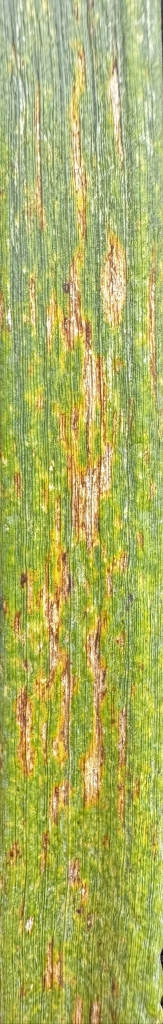
#> input picture app/samples/BLS_02.jpg, 326 x 2048 px (shown at 1/2 size); its folder holds only this picture in this run
$ python -i sam.py   (imports and definitions only)
#> lines starting #> are read from the running program, lines starting #| are printed output that depends on the picture
"""
Leaf finder for field photos (soil, other plants, hands around the leaf).

Port of the web app's segment.js: SlimSAM (compressed Segment Anything) via
ONNX Runtime, same model files, same 1024 px input and normalisation, same
mask post-processing (keep the part connected to the leaf point, fill holes).

Batch additions (the app relies on a person tapping instead):
  * the leaf point is moved from the image centre to the nearest leaf-coloured
    pixel (green / yellow / straw, not skin, not dark soil);
  * hands are found (large skin-coloured blobs entering from the photo edge)
    and given "not leaf" points, like tapping "- Not leaf" in the app.
"""
import os

import numpy as np
from PIL import Image
from scipy import ndimage as ndi

from .segment import fill_small_holes

SIZE = 1024
MEAN = np.array([0.485, 0.456, 0.406], np.float32)
STD = np.array([0.229, 0.224, 0.225], np.float32)
_ROOT = os.path.dirname(os.path.dirname(os.path.abspath(__file__)))
# SlimSAM files: next to this package, or (inside the GitHub repo) the web app's copy
_CANDIDATES = [os.path.join(_ROOT, "models", "slimsam"),
               os.path.join(os.path.dirname(_ROOT), "app", "models", "slimsam")]
MODEL_DIR = next((d for d in _CANDIDATES if os.path.exists(os.path.join(d, "vision_encoder_quantized.onnx"))), _CANDIDATES[0])

_sessions = None


# [13 lines left out: function _load, not called in this run]


def available():
    return all(os.path.exists(os.path.join(MODEL_DIR, f)) for f in
               ("vision_encoder_quantized.onnx", "prompt_encoder_mask_decoder_quantized.onnx"))


# [45 lines left out: functions embed, mask, not called in this run]


# ---------- batch helpers: where to put the points ----------

def skin_mask(rgb):
    """Classic RGB + YCrCb skin rule. Orange-tan lesions can pass it too, so it is
    only used for big blobs that enter from the photo edge (hands)."""
    f = rgb.astype(np.int32)
    r, g, b = f[..., 0], f[..., 1], f[..., 2]
    y = 0.299 * r + 0.587 * g + 0.114 * b
    cr = 128 + 0.5 * r - 0.4187 * g - 0.0813 * b
    cb = 128 - 0.1687 * r - 0.3313 * g + 0.5 * b
    rule = (r > 95) & (g > 40) & (b > 20) & (r > g) & (r > b) & (r - g > 15) & (np.maximum(np.maximum(r, g), b) - np.minimum(np.minimum(r, g), b) > 15)
    return rule & (cr >= 138) & (cr <= 175) & (cb >= 85) & (cb <= 130) & (y > 60)


def hand_blobs(rgb, min_frac=0.02):
    """Large skin-coloured regions that reach the photo edge -> list of bool masks.
    (Morphology trims the outermost pixels, so 'reaches the edge' = within a 2 % band.)"""
    sk = ndi.binary_opening(skin_mask(rgb), iterations=3)
    sk = ndi.binary_closing(sk, iterations=3)
    lab, n = ndi.label(sk)
    if n == 0:
        return []
    H, W = sk.shape
    b = max(4, round(min(H, W) * 0.02))
    band = np.concatenate([lab[:b].ravel(), lab[-b:].ravel(), lab[:, :b].ravel(), lab[:, -b:].ravel()])
    edge_labels = set(np.unique(band).tolist()) - {0}
    sizes = ndi.sum(sk, lab, index=np.arange(1, n + 1))
    out = []
    for l in sorted(edge_labels, key=lambda l: -sizes[l - 1])[:2]:   # at most two hands
        if sizes[l - 1] >= min_frac * H * W:
            out.append(ndi.binary_fill_holes(lab == l))
    return out


# [23 lines left out: functions leaf_colour, plant_tissue, not called in this run]


def sky_fraction(rgb):
    """Share of the photo that is blue sky in the top third (landscape / canopy shots)."""
    H = rgb.shape[0]
    top = rgb[: H // 3].astype(np.int32)
    r, g, b = top[..., 0], top[..., 1], top[..., 2]
    sky = (b > 140) & (b > r + 25) & (b >= g)
    return float(sky.sum()) / (rgb.shape[0] * rgb.shape[1])


# [126 lines left out: functions interior_point, choose_points, elongation, _decode_lowres, _grid, candidate_points and 1 more, not called in this run]


def segment_field(rgb):
    """Returns (mask or None, info). Encoder runs once; candidates are compared on
    the decoder's 256-grid output and only the winner is upsampled."""
    H, W = rgb.shape[:2]
    sky = sky_fraction(rgb)
    if sky > 0.04:   # landscape / canopy photo, no single leaf to score
        return np.zeros((H, W), bool), {"background": "field (SAM)", "hands": 0, "sky_pct": round(sky * 100, 1),
                                        "mask_frac": 0.0, "sam_iou": None, "elongation": 0.0, "points": ""}
    hands = hand_blobs(rgb)
    negs = [interior_point(hm) + (0,) for hm in hands]
    cands = candidate_points(rgb, hands)
    h = embed(rgb)
    gh, gw = max(1, round(H * h["k"] / 4)), max(1, round(W * h["k"] / 4))
    skin_g = _grid(skin_mask(rgb), gh, gw)
    plant_g = _grid(plant_tissue(rgb), gh, gw)
    hand_any = np.zeros((H, W), bool)
    for hm in hands:
        hand_any |= hm
    hand_ring_g = _grid(ndi.binary_dilation(hand_any, iterations=max(6, round(min(H, W) * 0.03))), gh, gw) if hands else None

    best = (0.0, None, None, {})
    for (x, y) in cands:
        pts = [(x, y, 1)] + negs
        lm, iou = _decode_lowres(h, pts)
        lab, n = ndi.label(lm)
        sy, sx = min(gh - 1, int(y * gh / H)), min(gw - 1, int(x * gw / W))
        if lab[sy, sx]:
            lm = lab == lab[sy, sx]
        sc, st = _score_candidate(lm, iou, skin_g, hand_ring_g, bool(hands), plant_g)
        if sc > best[0]:
            best = (sc, pts, iou, st)

    info = {"background": "field (SAM)", "hands": len(hands), "candidates": len(cands)}
    if best[1] is None:
        info.update(mask_frac=0.0, sam_iou=None, elongation=0.0, points=";".join(f"{int(x)},{int(y)},1" for x, y in cands))
        return np.zeros((H, W), bool), info
    m, iou = mask(h, best[1])      # full-resolution mask for the winner (same as the app)
    for hm in hands:               # a hand can still touch the mask edge
        m &= ~hm
    info.update(sam_iou=round(iou, 3), score=round(best[0], 3),
                points=";".join(f"{int(x)},{int(y)},{l}" for x, y, l in best[1]),
                mask_frac=round(float(m.mean()) * 100, 1), elongation=round(elongation(m), 1))
    return m, info

>>> import cv2
>>> picture = cv2.imread('../../app/samples/BLS_02.jpg', cv2.IMREAD_GRAYSCALE)
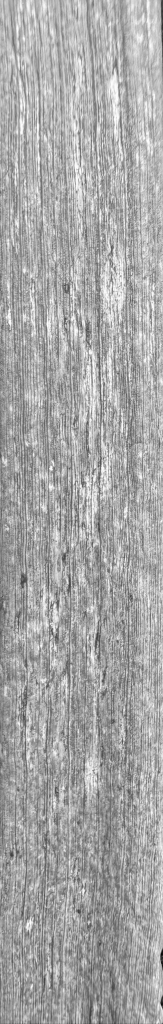
#> picture: shape (2048, 326) (shown at 1/2 size); min 1, max 255, mean 166.3
>>> result = segment_field(picture)
#> in sky_fraction, `top = rgb[: H // 3].astype(np.int32)`:
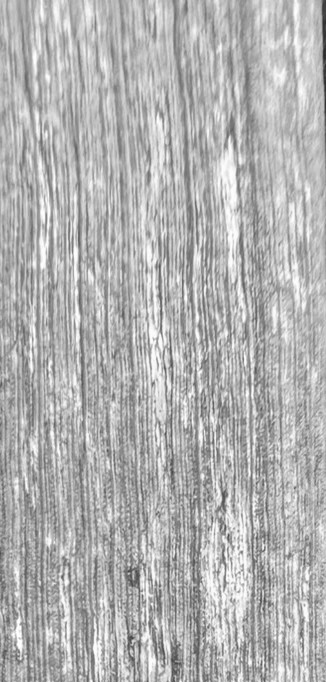
#> top: shape (682, 326) int32; min 40, max 255, mean 178.1
#> in sky_fraction, `r, g, b = top[..., 0], top[..., 1], top[..., 2]`: r = 682 values, max 232 at index 613, min 78 at index 553, mean 164.4; g = 682 values, max 227 at index 336, min 92 at index 471, mean 166.7; b = 682 values, max 215 at index 340, min 93 at index 680, mean 163.3
#> in segment_field, `sky = sky_fraction(rgb)`: sky = 0.000178
#> in skin_mask, `r, g, b = f[..., 0], f[..., 1], f[..., 2]`: r = 2048 values, max 232 at index 613, min 76 at index 909, mean 142.3; g = 2048 values, max 227 at index 336, min 71 at index 1216, mean 146.6; b = 2048 values, max 216 at index 1739, min 70 at index 1216, mean 146.8
#> in skin_mask, `y = 0.299 * r + 0.587 * g + 0.114 * b`: y = 2048 values, max 211.2 at index 1772, min 75.07 at index 1216, mean 145.4
#> in skin_mask, `cr = 128 + 0.5 * r - 0.4187 * g - 0.0813 * b`: cr = 2048 values, max 161 at index 1012, min 91.44 at index 1931, mean 125.8
#> in skin_mask, `cb = 128 - 0.1687 * r - 0.3313 * g + 0.5 * b`: cb = 2048 values, max 164.4 at index 1955, min 97.46 at index 1796, mean 128.8
#> in hand_blobs, `lab, n = ndi.label(sk)`: lab = 2048 values, max 5 at index 1983, min 0 at index 0, mean 0.0894; n = 5
#> (the run stopped early here; a loop or call above may not have finished)
